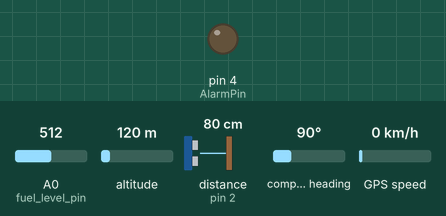
This sketch was run on a simulated Arduino Mega 2560, built with avr-gcc and run on an emulated ATmega2560. On the bench: output pins drawn as LEDs (lit = HIGH). Wiring (inferred from the names in the program): ultrasonic range finder: trigger pin 3; echo pin 2. Inputs (shaded band) come from the test bench; at power-on: A0 (fuel_level_pin) = 512, altitude 120 m, distance to the obstacle (sensor on pin 2) 80 cm, compass heading 90°, GPS speed 0 km/h. The echo pulse lasts 58.3 µs per cm; the GPS gets a fix after 3 s at 37.7749, -122.4194 with 8 satellites; the modem accepts every AT command (registered, SIM ready, sends succeed) and sends nothing else; pins used as bus, display or sensor lines are not drawn; what the sketch prints to the serial monitor is not drawn.

Above: at 0.1 s.
At 4.7 s:
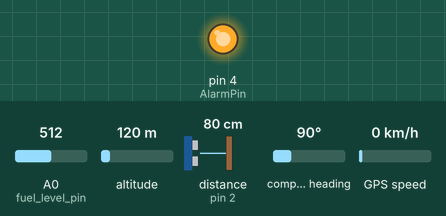
Timing chart, 0 to 6.2 s (numbered marks = the images above):
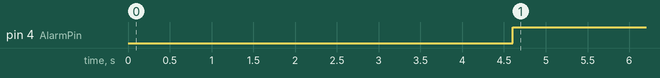

Measured:
- by itself, pin 4 (AlarmPin): LOW → HIGH at 4.6 s

The sketch:

ARDUINOCODE.ino
```cpp
#include <TinyGPS.h>
TinyGPS gps;

float lat = 12.9647, lon = 80.1961;

const int fuel_level_pin = A0;
int fuel_level;
int fuel_check;

String latitude;
String longitude;

const int TrigPin = 3;
const int EchoPin = 2;
long period, interval;

void message1(void);
void message2(void);
void message3(void);


#define AlarmPin 4

void setup()
{
  pinMode(AlarmPin, OUTPUT);
  digitalWrite(AlarmPin,LOW);
  pinMode(TrigPin, OUTPUT);
  pinMode(EchoPin, INPUT);

  Serial.begin(9600);// baud rate

  Serial1.begin(9600); //  gsm

  Serial2.begin(9600); //  gps
}

void loop()
{
  interval = 0;
  period = 0;

  latitude = String(lat,6);
  longitude = String(lon,6);

  //Ultrasonic
  digitalWrite(TrigPin,LOW);
  delayMicroseconds(2);
  digitalWrite(TrigPin,HIGH);
  delayMicroseconds(10);
  digitalWrite(TrigPin,LOW);
  period = pulseIn(EchoPin,HIGH);
  interval = period/58.2;
  Serial.print("Distance: ");
  Serial.print(interval);
  Serial.println(" cm");


  if(interval >= 20 || interval==0)//ground clearance should be considered
  {
    message1();
    digitalWrite(AlarmPin,HIGH);
    Serial.println();
    delay(500);
  }

  //Fuel Level SENSOR
  fuel_level = analogRead(fuel_level_pin);

  Serial.print("Fuel Level: ");
  Serial.println(fuel_level);

  fuel_level = map(fuel_level, 0, 1023, 0 , 100);


  Serial.print("Fuel Level Percentage: ");
  Serial.println(fuel_level);
 delay(1000);


   fuel_check = analogRead(fuel_level_pin);

   fuel_check = map(fuel_check, 0, 1023, 0 , 100);

  Serial.print("Fuel Level Percentage: ");
  Serial.println(fuel_check);

 if(fuel_level <= fuel_check-2 || fuel_level>= fuel_check+2)
  {
    message2();
    digitalWrite(AlarmPin,HIGH);
    Serial.println();
    delay(500);
  }

  //GPS

      latitude = String(lat,6);
      longitude = String(lon,6);

      if((lat <= lat - 0.0100) || (lat >= lat + 0.0100) && (lon <= lon - 0.0100) || (lon >= lon + 0.0100))
      {
        message3();
        digitalWrite(AlarmPin,HIGH);
        Serial.println();
        delay(500);
      }


  while(Serial2.available())
  {
    if(gps.encode(Serial2.read()))
    {
      gps.f_get_position(&lat,&lon);
      Serial.print("Position: ");
      Serial.print("Latitude:");
      Serial.print(lat,6);
      Serial.print(";");
      Serial.print("Longitude:");
      Serial.println(lon,6);

      latitude = String(lat,6);
      longitude = String(lon,6);

      Serial.println(latitude+";"+longitude);
      delay(500);
    }
  }

  Serial.println("******************************************************");
  Serial.println("         ");
  delay(1000);
}

void message1(void)
{
  Serial1.print("AT\r\n");delay(800);
  Serial1.print("AT+CMGF=1\r\n");delay(800);
  Serial1.print("AT+CMGS=");delay(500);
  Serial1.write('"');delay(500);
  Serial1.print("7092483899");delay(500);
  Serial1.write('"');
  Serial1.print("\r\n");delay(500);
  Serial1.print("'Movement detected. Secure vehicle'");delay(500);//17
  delay(500);
  Serial1.write(26);
}

void message2(void)
{
  Serial1.print("AT\r\n");delay(800);
  Serial1.print("AT+CMGF=1\r\n");delay(800);
  Serial1.print("AT+CMGS=");delay(500);
  Serial1.write('"');delay(500);
  Serial1.print("7092483899");delay(500);
  Serial1.write('"');
  Serial1.print("\r\n");delay(500);
  Serial1.print("'Fuel Theft detected. Secure vehicle'\r\n lat:");delay(500);//17
  delay(500);
  Serial1.write(26);
}

void message3(void)
{
  Serial1.print("AT\r\n");delay(800);
  Serial1.print("AT+CMGF=1\r\n");delay(800);
  Serial1.print("AT+CMGS=");delay(500);
  Serial1.write('"');delay(500);
  Serial1.print("7092483899");delay(500);
  Serial1.write('"');
  Serial1.print("\r\n");delay(500);
  Serial1.print("'GPS Location Different'\r\n lat:"+latitude+";long:"+longitude);delay(500);//17
  delay(500);
  Serial1.write(26);
}
```
